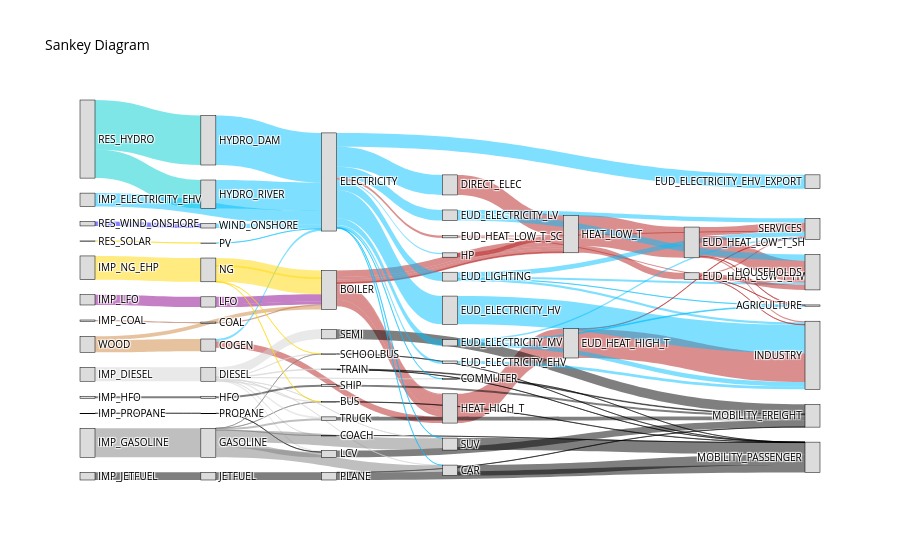

Notebook cell for this chart:
### Code cell
results_wo_peaks_2023_update = run_model(energyscope_original_snapshot_2023_updates,apply_postprocessing=True)
plot_sankey(results_wo_peaks_2023_defaut)
